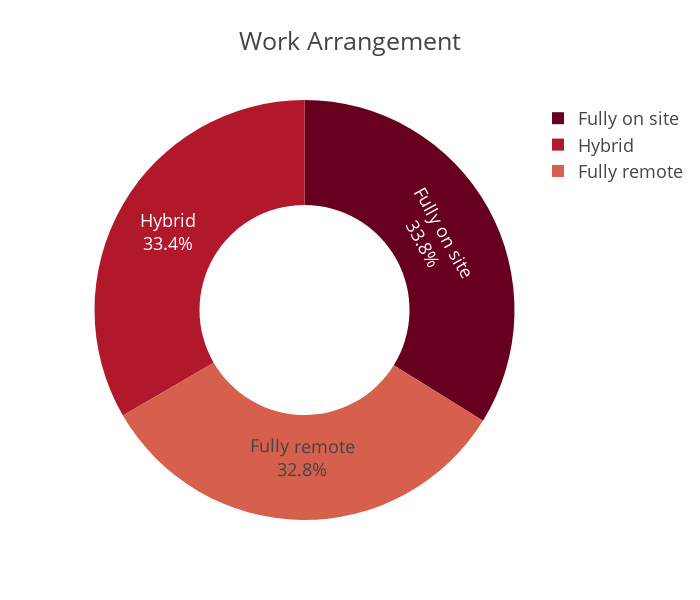

Notebook source saved alongside this figure:
### Code cell
fig = px.pie(
    workarrangements_counts,
    names='remote_ratio',
    values='job_count',
    title='Work Arrangement',
    color_discrete_sequence=px.colors.sequential.RdBu, hole=0.5
)

fig.update_traces(
    textinfo='label+percent',
    textposition='inside'
)

fig.update_layout(
    template='presentation',
    height=600,
    width=700
)

fig.show()

### Figure 1 — Plotly figure (JSON) as saved in the notebook; plotly's stock layout.template omitted (floating-point values rounded to 4 significant figures)
{"data": [{"domain": {"x": [0, 1], "y": [0, 1]}, "hole": 0.5, "hovertemplate": "remote_ratio=%{label}<br>job_count=%{value}<extra></extra>", "labels": ["Fully remote", "Hybrid", "Fully on site"], "legendgroup": "", "name": "", "showlegend": true, "textinfo": "label+percent", "textposition": "inside", "type": "pie", "values": [4920, 5005, 5075]}], "layout": {"height": 600, "legend": {"tracegroupgap": 0}, "piecolorway": ["rgb(103,0,31)", "rgb(178,24,43)", "rgb(214,96,77)", "rgb(244,165,130)", "rgb(253,219,199)", "rgb(247,247,247)", "rgb(209,229,240)", "rgb(146,197,222)", "rgb(67,147,195)", "rgb(33,102,172)", "rgb(5,48,97)"], "title": {"text": "Work Arrangement"}, "width": 700}}
